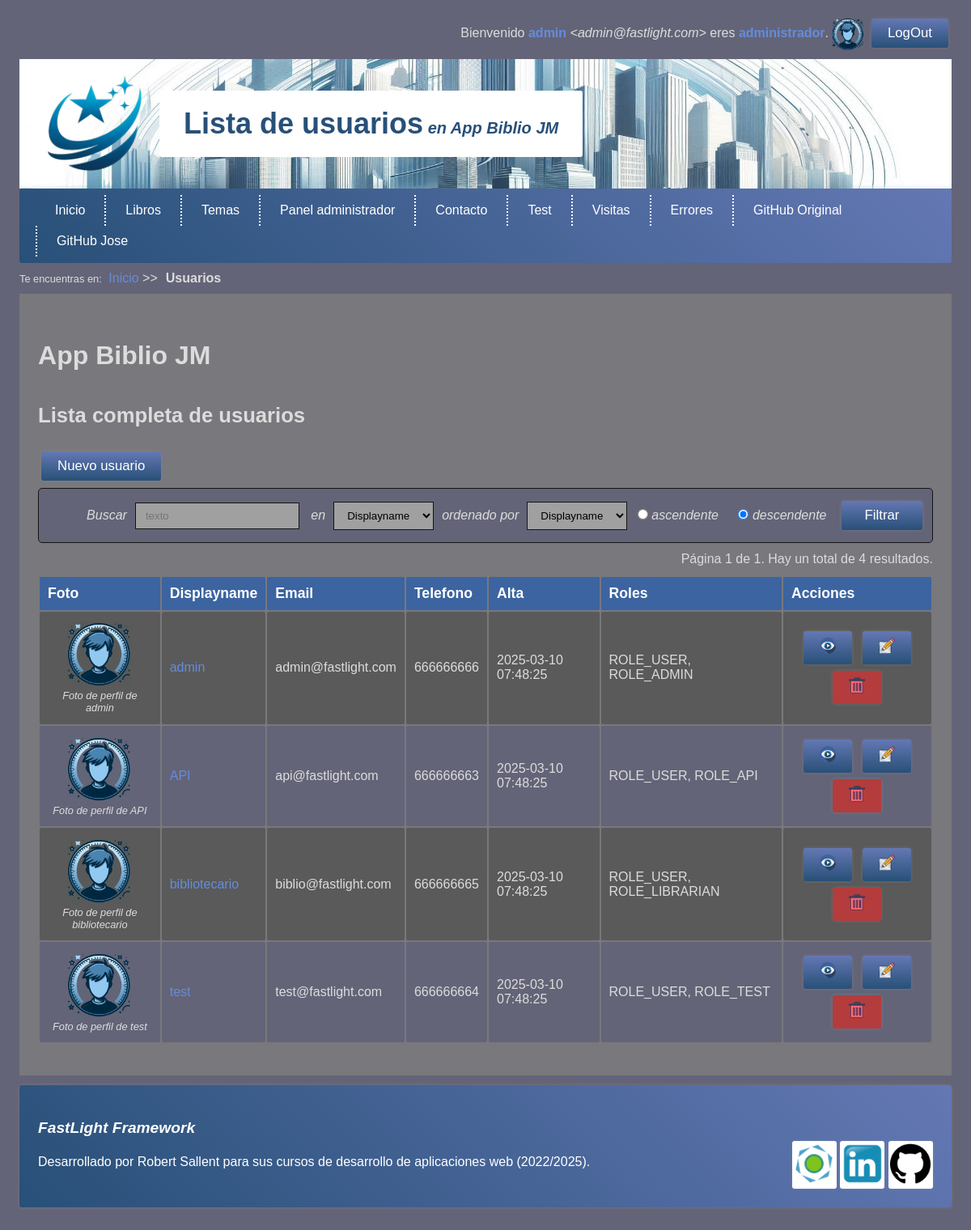
The page /User (signed in) on the database its author committed.
### tables this page shows
CREATE TABLE users(
  id INT PRIMARY KEY auto_increment,
  displayname VARCHAR(32) NOT NULL,
  email VARCHAR(128) NOT NULL UNIQUE KEY,
  phone VARCHAR(32) NOT NULL UNIQUE KEY,
  password VARCHAR(255) NOT NULL,
  roles JSON NOT NULL,
  picture VARCHAR(256) DEFAULT NULL,
  blocked_at TIMESTAMP NULL DEFAULT NULL,
  created_at TIMESTAMP NOT NULL DEFAULT CURRENT_TIMESTAMP,
  updated_at TIMESTAMP NULL DEFAULT NULL ON UPDATE CURRENT_TIMESTAMP
);

### mvc/views/user/list.php (the view, shortened to what the rows shown need)
<!DOCTYPE html>
<html lang="es">
<head>
		<?= $template->css() ?>
	</head>
<body>
		<?= $template->login() ?>
		<?= $template->header('Lista de usuarios') ?>
		<main>
		<?php
		if ( $users && Login::role ('ROLE_ADMIN' )) {	?>
     		<h1><?= APP_NAME ?></h1>
      	<h2>Lista completa de usuarios</h2>
		<table class="table w100">
			<tr>
				<th>Foto</th>
				<th>Displayname</th>
				<th>Email</th>
				<th>Telefono</th>
				<th>Alta</th>
				<th>Roles</th>
				<th class="centrado">Acciones</th>
				<?php foreach($users as $user){   ?>
			<tr>
				<td><script src="/js/BigPicture.js"></script>
					<figure class="flex1 centrado p2">
						<img
							src="<?=USER_IMAGE_FOLDER.'/'.($user->picture ?? DEFAULT_USER_IMAGE)?>"
							class="table-image enlarge-image"
							alt="Foto de perfil de <?= $user->displayname ?>">
						<figcaption>Foto de perfil de <?= $user->displayname ?></figcaption>
					</figure>
				<td><a href='/User/show/<?=$user->id?>'><?=$user->displayname?></a></td>
				<td><?=$user->email?></td>
				<td><?=$user->phone?></td>
				<td><?=$user->created_at?></td>
				<td><?=arrayToString($user->roles, false,false)?></td>
				<td class="centrado"><a class="button"
					href='/User/show/<?=$user->id?>'> <img src="/images/icons/show.png"
						alt="Ver" style="width: 20px; height: 20px;"></a> <a
					class="button" href='/user/edit/<?=$user->id?>'><img
						src="/images/icons/edit.png" alt="Editar"
						style="width: 20px; height: 20px;"></a> <a class="button-danger"
					href='/user/delete/<?=$user->id?>'><img
						src="/images/icons/delete.png" alt="Borrar"
						style="width: 20px; height: 20px;"></a></td>
			</tr>
					<?php } ?>
				</table>
			<?php }	?>
			</main>
</body>
</html>

### templates/Base.php (shortened to what the rows shown need)
<?php
class Base implements TemplateInterface{
    protected array $css = [
        'standard'  => '/css/base.css',
        'tablet'    => '/css/base_tablet.css',
        'phone'     => '/css/base_phone.css',
        'printer'   => '/css/base_printer.css'
    ];
    protected array $mediaQueries = [
        'standard'  => 'screen',
        'tablet'    => 'screen and (max-width: 850px) and (min-width: 451px)',
        'phone'     => 'screen and (max-width: 450px)',
        'printer'   => 'print'
    ];
    public function css(){
        $html = "\n";
        foreach($this->css as $device => $file){
            if($file){
                $html .= "\t\t<link rel='stylesheet' media='".($this->mediaQueries[$device])."' type='text/css' href='$file'>\n";
            }
        }
        return $html;
    }
    public function login(){
        if(Login::guest()){
            $html = "
               <div class='derecha'>
                    <a class='button' href='/Login'>LogIn</a>
               </div>";
        }else{
            $user = Login::user();
            $html = "<div class='right'>
                        <span class='pc'>Bienvenido</span>
                        <a class='negrita' href='/User/home'>
                            $user->displayname
                        </a>
                        <span class='pc cursiva'>&lt;$user->email&gt;</span>";
            if($user->isAdmin())
                 $html .= "<span class='pc'> eres <a class='negrita' href='/Admin'>administrador</a>.</span>";
            $html .= "  <img class='xx-small middle my1' src='/images/users/".($user->picture ?? DEFAULT_USER_IMAGE)."' alt='Imagen de perfil'>
                        <a class='button' href='/Logout'>LogOut</a>
                     </div>";
        }
        return $html;
    }
    public function header(
        ?string $title    = NULL,
        ?string $subtitle = NULL
    ){
        return "
            <header>
                <figure>
                    <a href='/'>
                        <img alt='Biblio Mora Logo' src='/images/template/fastlight_base.png'>
                    </a>
                </figure>
                <hgroup>
            	   <h1>".($title ?? 'Página sin título' )."<span class='small italic'> en ".APP_NAME."</span></h1>
                   ".($subtitle ? '<p>'.$subtitle.'</p>' : '')."
                </hgroup>
            </header>
        ";
    }
}

### rows shown on the page
users: displayname "admin", email "admin@fastlight.com", phone "666666666", created_at "2025-03-10 07:48:25", roles "ROLE_USER, ROLE_ADMIN"
users: displayname "API", email "api@fastlight.com", phone "666666663", created_at "2025-03-10 07:48:25", roles "ROLE_USER, ROLE_API"
users: displayname "bibliotecario", email "biblio@fastlight.com", phone "666666665", created_at "2025-03-10 07:48:25", roles "ROLE_USER, ROLE_LIBRARIAN"
users: displayname (placeholder picture), displayname "test", email "test@fastlight.com", phone "666666664", created_at "2025-03-10 07:48:25", roles "ROLE_USER, ROLE_TEST"

### other values the page prints
$title "Lista de usuarios"
APP_NAME "App Biblio JM"
$miga "Inicio"
$miga "Usuarios"
$langs[$this->lang] "Página 1 de 1. Hay un total de 4 resultados."
form field campo "Displayname"
form field campoOrden "Displayname"
